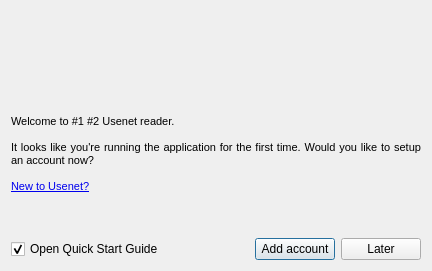
<?xml version="1.0" encoding="UTF-8"?>
<ui version="4.0">
 <class>DlgWelcome</class>
 <widget class="QDialog" name="DlgWelcome">
  <property name="geometry">
   <rect>
    <x>0</x>
    <y>0</y>
    <width>432</width>
    <height>271</height>
   </rect>
  </property>
  <property name="windowTitle">
   <string>Welcome</string>
  </property>
  <layout class="QVBoxLayout" name="verticalLayout">
   <item>
    <widget class="QLabel" name="label">
     <property name="text">
      <string/>
     </property>
     <property name="pixmap">
      <pixmap resource="resource.qrc">:/resource/png/logo_black.png</pixmap>
     </property>
     <property name="openExternalLinks">
      <bool>true</bool>
     </property>
    </widget>
   </item>
   <item>
    <widget class="QLabel" name="welcome">
     <property name="text">
      <string>&lt;!DOCTYPE HTML PUBLIC &quot;-//W3C//DTD HTML 4.0//EN&quot; &quot;http://www.w3.org/TR/REC-html40/strict.dtd&quot;&gt;
&lt;html&gt;&lt;head&gt;&lt;meta name=&quot;qrichtext&quot; content=&quot;1&quot; /&gt;&lt;style type=&quot;text/css&quot;&gt;
p, li { white-space: pre-wrap; }
&lt;/style&gt;&lt;/head&gt;&lt;body style=&quot; font-family:'Sans Serif'; font-size:8pt; font-weight:400; font-style:normal;&quot;&gt;
&lt;p align=&quot;justify&quot; style=&quot; margin-top:0px; margin-bottom:0px; margin-left:0px; margin-right:0px; -qt-block-indent:0; text-indent:0px;&quot;&gt;Welcome to #1 #2 Usenet reader.&lt;/p&gt;
&lt;p align=&quot;justify&quot; style=&quot;-qt-paragraph-type:empty; margin-top:0px; margin-bottom:0px; margin-left:0px; margin-right:0px; -qt-block-indent:0; text-indent:0px;&quot;&gt;&lt;br /&gt;&lt;/p&gt;
&lt;p align=&quot;justify&quot; style=&quot; margin-top:0px; margin-bottom:0px; margin-left:0px; margin-right:0px; -qt-block-indent:0; text-indent:0px;&quot;&gt;It looks like you're running the application for the first time. Would you like to setup an account now? &lt;/p&gt;
&lt;p align=&quot;justify&quot; style=&quot;-qt-paragraph-type:empty; margin-top:0px; margin-bottom:0px; margin-left:0px; margin-right:0px; -qt-block-indent:0; text-indent:0px;&quot;&gt;&lt;br /&gt;&lt;/p&gt;
&lt;p align=&quot;justify&quot; style=&quot; margin-top:0px; margin-bottom:0px; margin-left:0px; margin-right:0px; -qt-block-indent:0; text-indent:0px;&quot;&gt;&lt;a href=&quot;http://en.wikipedia.org/wiki/Usenet&quot;&gt;&lt;span style=&quot; text-decoration: underline; color:#0000ee;&quot;&gt;New to Usenet?&lt;/span&gt;&lt;/a&gt;&lt;/p&gt;
&lt;p align=&quot;justify&quot; style=&quot;-qt-paragraph-type:empty; margin-top:0px; margin-bottom:0px; margin-left:0px; margin-right:0px; -qt-block-indent:0; text-indent:0px;&quot;&gt;&lt;br /&gt;&lt;/p&gt;
&lt;p align=&quot;justify&quot; style=&quot;-qt-paragraph-type:empty; margin-top:0px; margin-bottom:0px; margin-left:0px; margin-right:0px; -qt-block-indent:0; text-indent:0px;&quot;&gt;&lt;br /&gt;&lt;/p&gt;
&lt;p style=&quot;-qt-paragraph-type:empty; margin-top:0px; margin-bottom:0px; margin-left:0px; margin-right:0px; -qt-block-indent:0; text-indent:0px;&quot;&gt;&lt;br /&gt;&lt;/p&gt;&lt;/body&gt;&lt;/html&gt;</string>
     </property>
     <property name="wordWrap">
      <bool>true</bool>
     </property>
     <property name="openExternalLinks">
      <bool>true</bool>
     </property>
    </widget>
   </item>
   <item>
    <layout class="QHBoxLayout" name="horizontalLayout">
     <item>
      <widget class="QCheckBox" name="chkQuickStart">
       <property name="text">
        <string>Open Quick Start Guide</string>
       </property>
       <property name="checked">
        <bool>true</bool>
       </property>
      </widget>
     </item>
     <item>
      <spacer name="horizontalSpacer">
       <property name="orientation">
        <enum>Qt::Horizontal</enum>
       </property>
       <property name="sizeHint" stdset="0">
        <size>
         <width>40</width>
         <height>20</height>
        </size>
       </property>
      </spacer>
     </item>
     <item>
      <widget class="QPushButton" name="btnYes">
       <property name="text">
        <string>Add account</string>
       </property>
      </widget>
     </item>
     <item>
      <widget class="QPushButton" name="btnLater">
       <property name="text">
        <string>Later</string>
       </property>
      </widget>
     </item>
    </layout>
   </item>
  </layout>
 </widget>
 <resources>
  <include location="resource.qrc"/>
 </resources>
 <connections/>
</ui>
